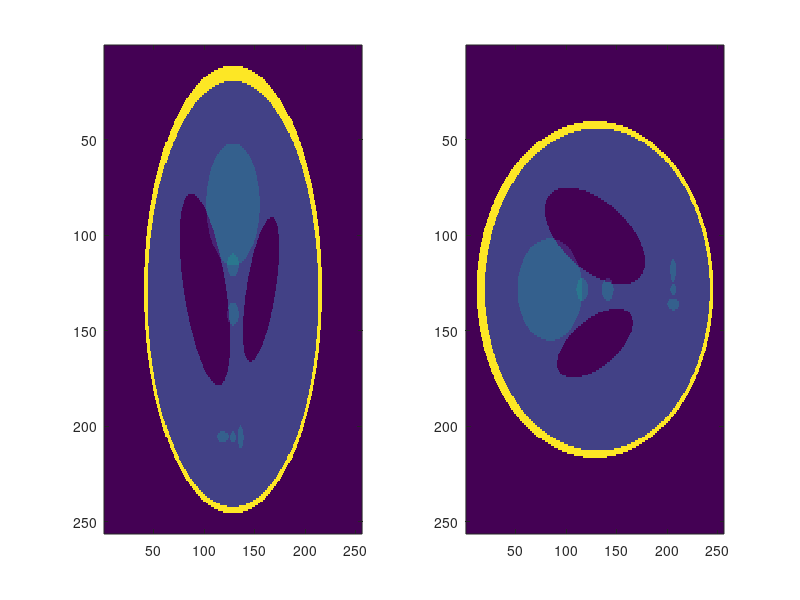

Here is the MATLAB script that generated this plot: (Note: this script raises an error after producing the figure.)

function cb = colorbarn(ax)
% This function does not resize the axes to fit in colorbars. This compromise is
% due to unwanted behavior of built-in colorbar() function (up to 2017b). There,
% invoking multiple colorbars for .Position-linked (using linkprop()) multi-axes
% will shrink all axe.Position multiple times.

if nargin == 0, test(); return; end

cb = gobjects(1,numel(ax));

for ia = 1:numel(ax)
  pos = ax(ia).Position; % original position
  cb(ia) = colorbar(ax(ia));
  ax(ia).Position = pos; % reset to original position
end
cb(1).Location = 'westoutside'; % set colorbar of the 1st image to the left

end

function test()
subplot(121), imagesc(phantom);  ax(1) = gca;
subplot(122), imagesc(phantom'); ax(2) = gca;

cb = colorbarn(ax);

end

%% know issues
% 1. displayed colorbars may reach outside fig barriers or trespass on other
%    parts of the figure
